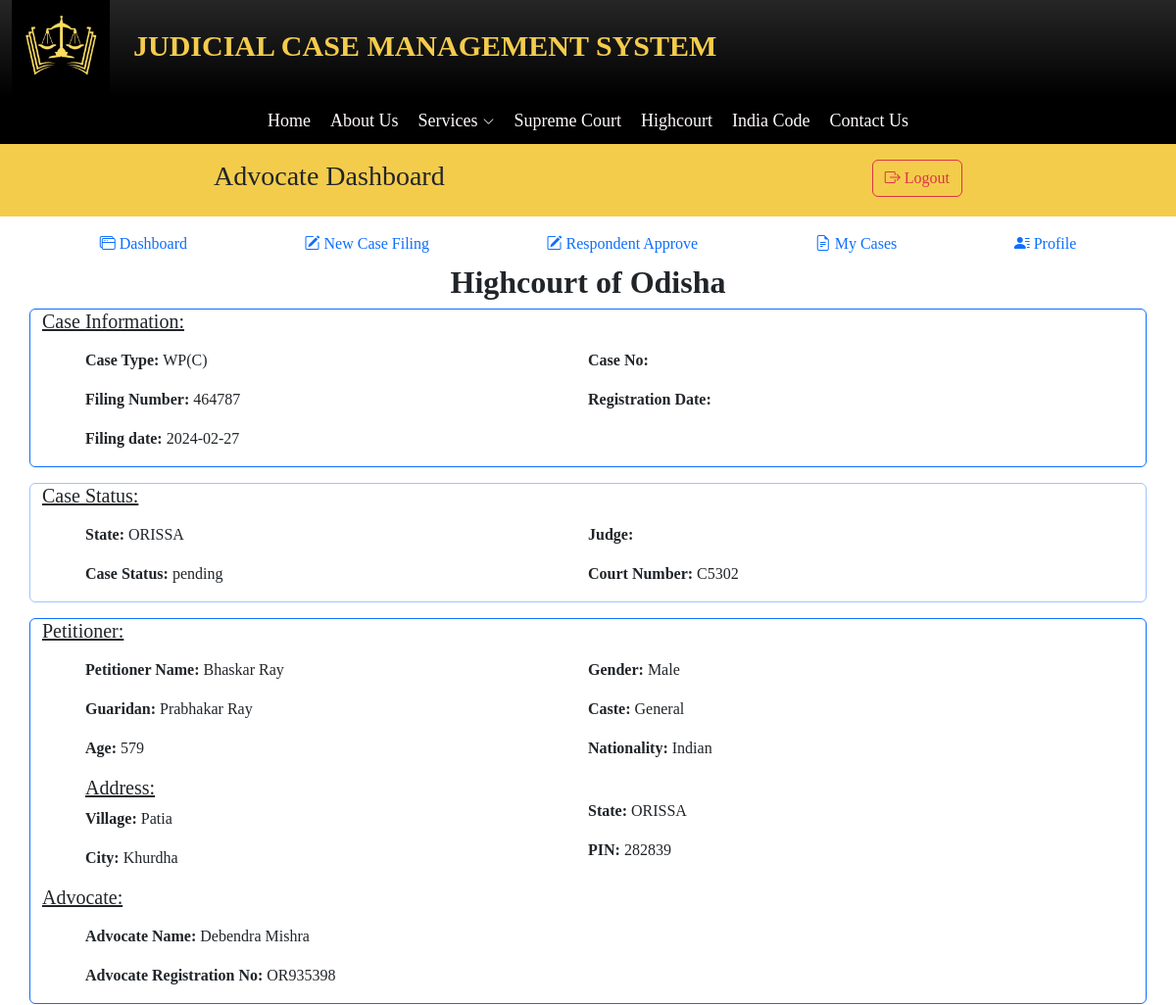
Before: /Advocate/caseinfo.php?fno=464787 (signed in, upper part) with the older database file.
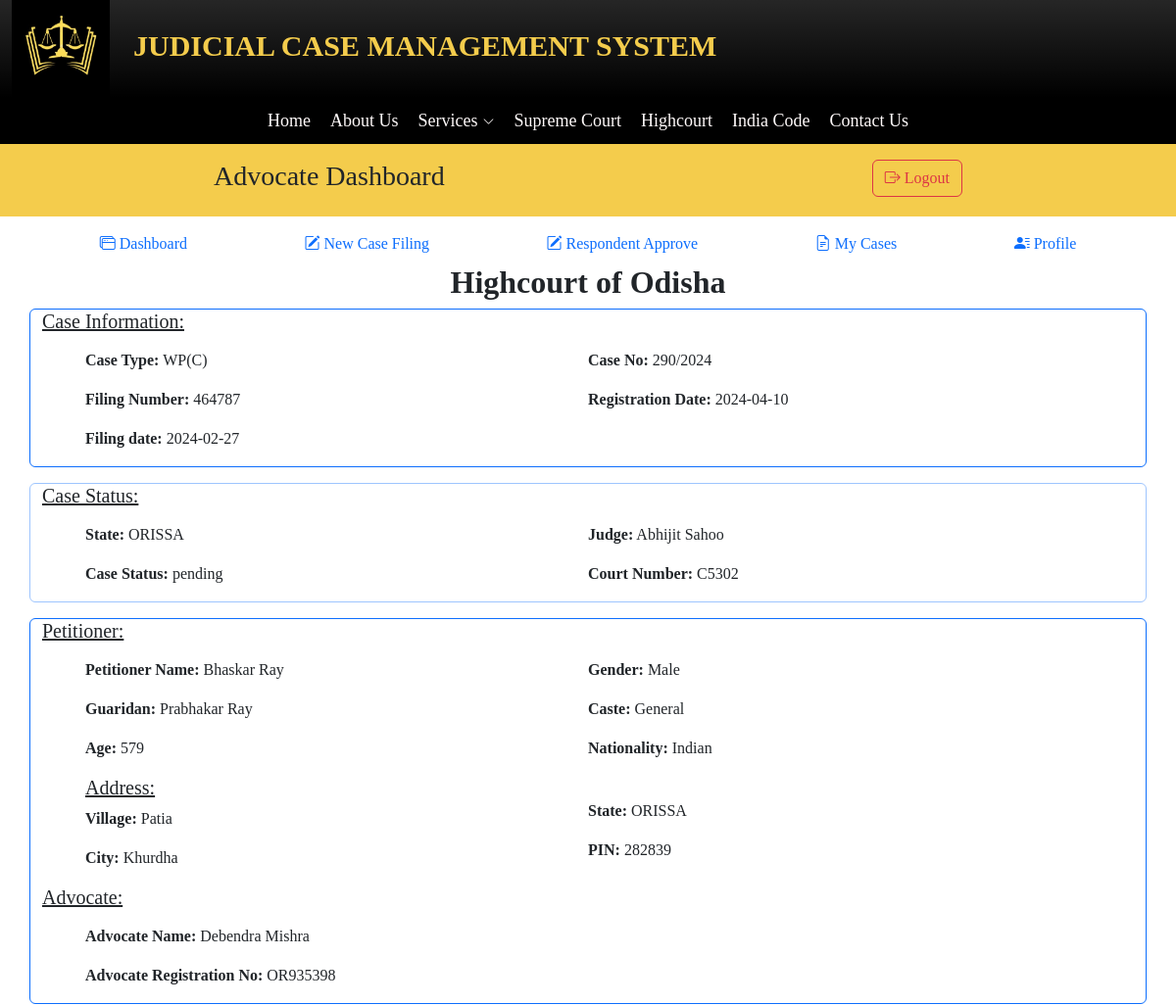
After: the same page with the newer database file.
### tables this page shows
CREATE TABLE `case_info` (
  `slno` int(100) NOT NULL,
  `f_filingno` varchar(11) NOT NULL,
  `f-date` date NOT NULL,
  `case_type` varchar(11) NOT NULL,
  `case_no` varchar(11) NOT NULL,
  `year` int(11) NOT NULL,
  `regd_date` date NOT NULL,
  `j_regd` varchar(11) NOT NULL,
  `a_regd` varchar(11) NOT NULL,
  `courtno` int(11) NOT NULL
);

CREATE TABLE `judge_info` (
  `j_slno` int(20) NOT NULL,
  `j_regd` varchar(50) NOT NULL,
  `j_name` varchar(50) NOT NULL,
  `j_email` varchar(50) NOT NULL,
  `j_phn` bigint(11) NOT NULL,
  `j_pass` varchar(50) NOT NULL,
  `j_path` varchar(100) NOT NULL,
  `status` tinyint(1) NOT NULL
);

### Advocate/caseinfo.php (the view, shortened to what the changed rows need)
<?php
$f = $_GET['fno'];
include '../dbcon.php';
try {
    $sql = "SELECT * FROM `casefiling` WHERE `filingno`='$f'";
    $run = mysqli_query($con, $sql);
    if (mysqli_num_rows($run) > 0) {
        while ($row = mysqli_fetch_assoc($run)) {
            $filingno = $row['filingno'];
        }
    } else {
        echo "Records not available";
        exit();
    }
} catch (\Throwable $th) {
    echo "Error to Found data";
}
?>
<!DOCTYPE html>
<html lang="en">
<head>
</head>
<body>
    <?php include 'head.php'; ?>
    <section>
        <div class="container text-center">
            <h2><strong>Highcourt of Odisha</strong></h2>
        </div>
        <div class="container border border-primary rounded mb-3">
            <div class="mt-3">
                <div class="row">
                    <div class="col">
                        <?php
                        $query = "SELECT * FROM `case_info` WHERE `f_filingno`='$filingno' ";
                        $res = mysqli_query($con, $query);
                        if (mysqli_num_rows($res) > 0) {
                            while ($r = mysqli_fetch_assoc($res)) {
                                $case = $r["case_no"] . '/' . $r["year"];
                                $rdate = $r["regd_date"];
                                $jid = $r["j_regd"];
                            }
                        }
                        $query2 = "SELECT * FROM `judge_info` WHERE `j_regd`='$jid' ";
                        $run2 = mysqli_query($con, $query2);
                        $rw = mysqli_fetch_array($run2);
                        $jname = $rw['j_name'];
                        ?>
                        <p><strong>Case No:</strong> <span><?php echo $case; ?></span></p>
                        <p><strong>Registration Date:</strong> <span><?php echo $rdate; ?></span></p>
                    </div>
                </div>
            </div>
        </div>
        <div class="container border border-primary-subtle rounded mb-3">
            <div class="mt-3">
                <div class="row">
                    <div class="col">
                        <p><strong>Judge:</strong> <span><?php echo $jname; ?></span></p>
                    </div>
                </div>
            </div>
        </div>
    </section>
</body>
</html>

Changed rows visible on the page:
added case_info: case "290/2024", regd_date "2024-04-10"
now on this page (row edited): judge_info: j_name "Abhijit Sahoo"
